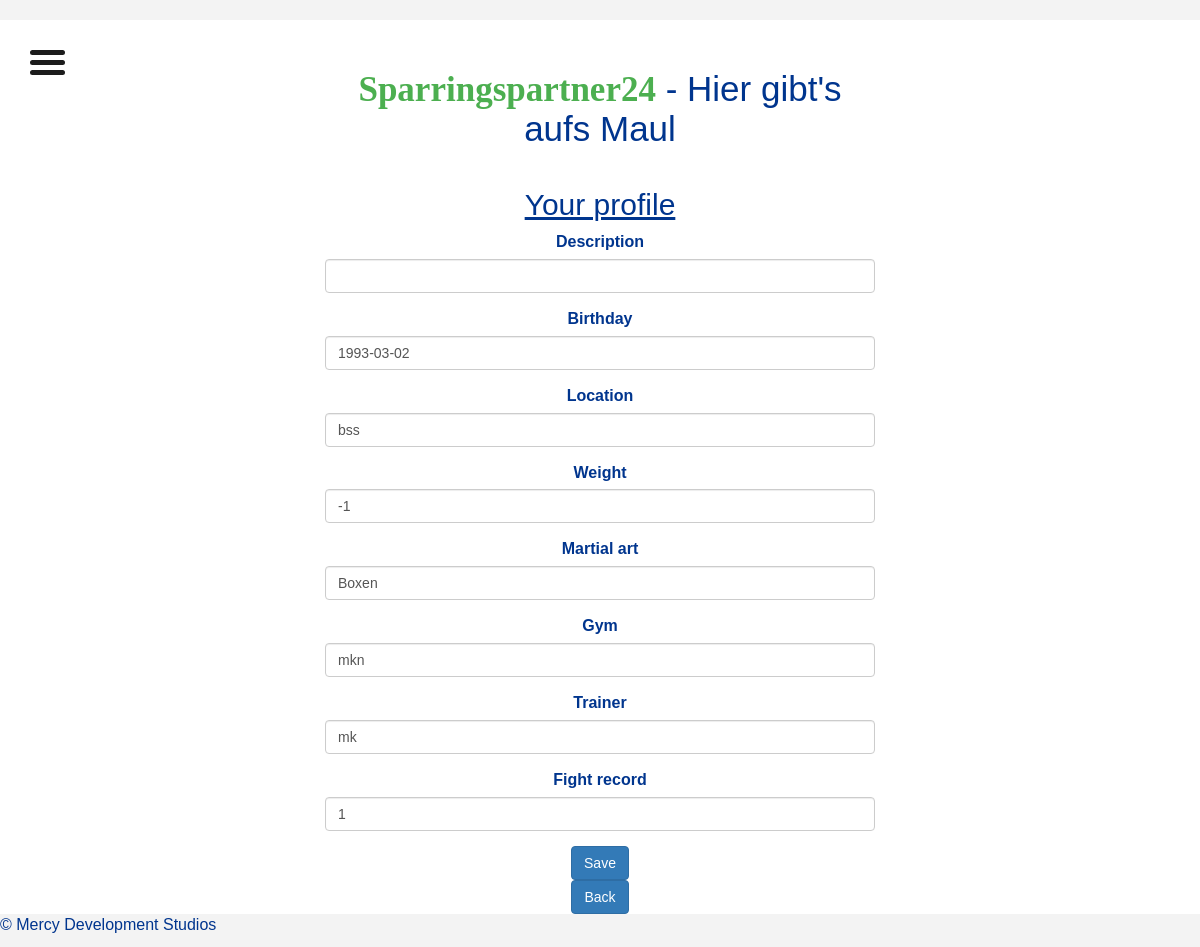
/SparringsPartner24/edit_fighter_profile/ (signed in), run on the app's committed database.
### SparringsPartner24/models.py (models this page shows)
class FighterProfile(models.Model):
    userprofile = models.ForeignKey(settings.AUTH_USER_MODEL, on_delete=models.CASCADE)
    description = models.CharField(max_length = 400, blank = True, null = True)
    birthday = models.DateField(blank=True, null=True)
    experience_years = models.IntegerField(blank = True, null = True)
    location = models.CharField(max_length=200, blank=True, null=True)
    weight = models.IntegerField(blank=True, null=True)
    martial_art = models.CharField(max_length=200, blank=True, null=True)
    gym = models.CharField(max_length=300, blank=True, null=True)
    trainer = models.CharField(max_length=200, blank=True, null=True)
    fight_record = models.IntegerField(blank=True, null=True)

### SparringsPartner24/views.py (the view)
# urls.py: path('edit_fighter_profile/', views.edit_fighter_profile, name = 'edit_fighter_profile'),
@login_required
def edit_fighter_profile(request):
    current_user = request.user
    if request.method == 'POST':
        instance = get_object_or_404(FighterProfile, pk = current_user.id)
        form = FighterProfileForm(request.POST, instance = instance)
        if form.is_valid():
            updated_form = form.save(commit = False)
            userprofile_object = get_object_or_404(UserProfile, pk = current_user.id)
            updated_form.userprofile = userprofile_object
            updated_form.save()
            return HttpResponseRedirect(reverse('SparringsPartner24:index'))
    else:
        fighter_profile = get_object_or_404(FighterProfile, pk = current_user.id)
        form = FighterProfileForm(instance = fighter_profile)
        return render(request, 'SparringsPartner24/create_profile.html', {'form': form})

### SparringsPartner24/forms.py
class FighterProfileForm(forms.ModelForm):
    class Meta:
        model = FighterProfile
        exclude = ['userprofile', 'experience_years']

### SparringsPartner24/templates/SparringsPartner24/create_profile.html (shortened to what this page needs)
{% extends 'base.html' %}
{% block content %}
<h2>Your profile</h2>
{% load crispy_forms_tags %}
<form method="post" class="uniForm">
    {{ form|crispy }}
    <button type="submit" class="btn btn-primary">Save</button>
</form>
<a class="btn btn-primary" href="{% url 'SparringsPartner24:index' %}" >Back</a>
{% endblock %}

### SparringsPartner24/static/css/sidebar.css (style rules this page uses)
body { font-family: "Overpass", sans-serif; font-size: 16px; color: #1c1c1c; }
h2 { margin-top: 40px; text-decoration: underline; }
html, body { margin: 0; padding: 0; min-height: 100vh; overflow-x: hidden; }

### SparringsPartner24/static/css/style.css (style rules this page uses)
body { color: #00358e; }
*, *:before, *:after { box-sizing: border-box; -moz-box-sizing: border-box; -webkit-box-sizing: border-box; }
body { margin-top:20px; background:#f3f3f3; }

### data on the page
FighterProfile: birthday "1993-03-02", location "bss", weight "-1", martial_art "Boxen", gym "mkn", trainer "mk", fight_record "1"
